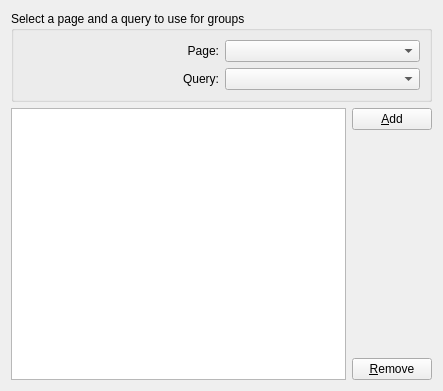
<?xml version="1.0" encoding="UTF-8"?>
<ui version="4.0">
 <class>groupWizardPage</class>
 <widget class="QWizardPage" name="groupWizardPage">
  <property name="geometry">
   <rect>
    <x>0</x>
    <y>0</y>
    <width>443</width>
    <height>391</height>
   </rect>
  </property>
  <property name="windowTitle">
   <string>WizardPage</string>
  </property>
  <property name="title">
   <string>Setup groups</string>
  </property>
  <property name="subTitle">
   <string>Here you can setup the groups</string>
  </property>
  <layout class="QGridLayout" name="gridLayout_2">
   <item row="0" column="0" colspan="2">
    <widget class="QGroupBox" name="groupBox">
     <property name="title">
      <string>Select a page and a query to use for groups</string>
     </property>
     <layout class="QGridLayout" name="gridLayout">
      <item row="0" column="0">
       <widget class="QLabel" name="label">
        <property name="text">
         <string>Page:</string>
        </property>
        <property name="alignment">
         <set>Qt::AlignRight|Qt::AlignTrailing|Qt::AlignVCenter</set>
        </property>
       </widget>
      </item>
      <item row="0" column="1">
       <widget class="QComboBox" name="pages"/>
      </item>
      <item row="1" column="0">
       <widget class="QLabel" name="label_2">
        <property name="text">
         <string>Query:</string>
        </property>
        <property name="alignment">
         <set>Qt::AlignRight|Qt::AlignTrailing|Qt::AlignVCenter</set>
        </property>
       </widget>
      </item>
      <item row="1" column="1">
       <widget class="QComboBox" name="queries"/>
      </item>
     </layout>
    </widget>
   </item>
   <item row="1" column="0">
    <widget class="QListWidget" name="groupsList"/>
   </item>
   <item row="1" column="1">
    <layout class="QVBoxLayout" name="verticalLayout">
     <item>
      <widget class="QPushButton" name="addGroup">
       <property name="text">
        <string>&amp;Add</string>
       </property>
      </widget>
     </item>
     <item>
      <spacer name="verticalSpacer">
       <property name="orientation">
        <enum>Qt::Vertical</enum>
       </property>
       <property name="sizeHint" stdset="0">
        <size>
         <width>20</width>
         <height>28</height>
        </size>
       </property>
      </spacer>
     </item>
     <item>
      <widget class="QPushButton" name="removeGroup">
       <property name="text">
        <string>&amp;Remove</string>
       </property>
      </widget>
     </item>
    </layout>
   </item>
  </layout>
 </widget>
 <resources/>
 <connections/>
</ui>
